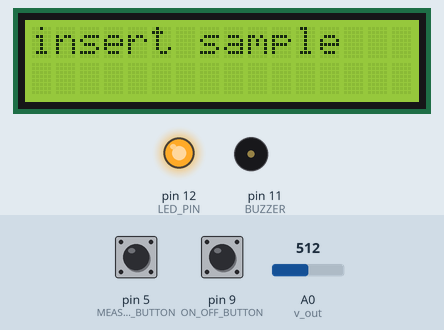
The sketch below on a simulated Arduino Uno, built with avr-gcc and run on an emulated ATmega328P. On the bench: 16×2 character LCD, output pins drawn as LEDs (lit = HIGH), buzzer (waves = sounding). Inputs (shaded band) come from the test bench; at power-on: pin 9 (ON_OFF_BUTTON) HIGH, pin 5 (MEASURE_BUTTON) LOW, A0 (v_out) = 512. What the sketch prints to the serial monitor is not drawn.

Above: at 1.2 s.
1.3 s: pin 9 (ON_OFF_BUTTON) pulled LOW for 0.15 s
At 1.57 s:
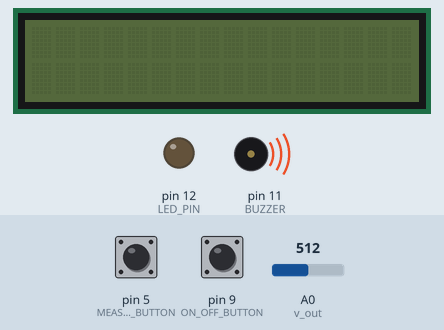
3.4 s: pin 5 (MEASURE_BUTTON) pulled HIGH for 0.15 s
At 4.3 s:
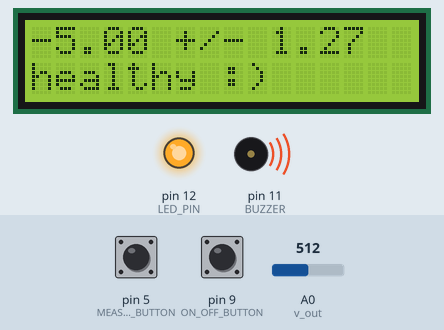
At 11.5 s:
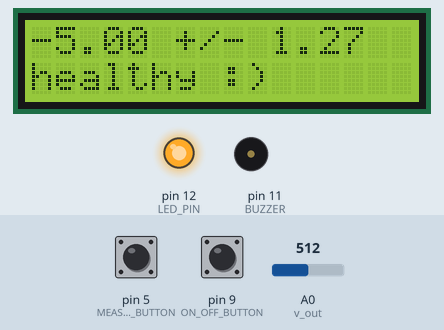
Timing chart, 0 to 12.5 s (numbered marks = the images above; inputs shaded):
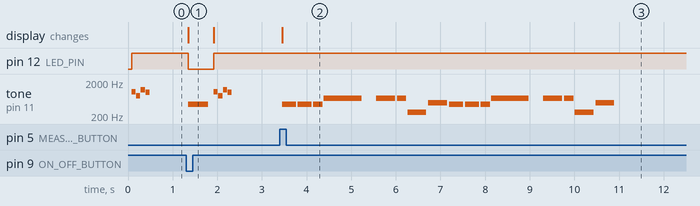

The sketch:

spec_FINAL.ino
```cpp
#include <Adafruit_LiquidCrystal.h>
Adafruit_LiquidCrystal lcd(0);

// constants
const int v_out = A0; // photoresistor pin
#define ON_OFF_BUTTON 9
#define MEASURE_BUTTON 5
#define LED_PIN 12
#define BUZZER 11
const int r_1 = 977; // ~1 kOhm resistor
const float v_in = 5.0; // Vin

// calibration values
double b_1 = -12.759523; // slope
double b_0 = -0.0122514; // y-intercept

// measurement values
double r2_blank = 4241; // to be hardcoded
double conc, s_ca, interval;

// regression metrics
double s_r = 0.01909888; // standard error
const int m = 100; // number of measurements to take
double measurements[m];
int n = 4; // number of values in regression
double s_std = -0.2036443; // average of regression absorbance data
double s_cstd = 0.01290994; // stdev of calibration concentrations

// states
bool isOn = false; // LCD starts off
bool lastSwitchState = HIGH;
// bool isFirstSample = false;

// measurement button states
int ss; // turns on once the button is pressed
int pss = 0; // previous switch state

unsigned long lastDebounceTime = 0;
const unsigned long debounceDelay = 50;

int onOffread = 0;
int measureRead = 0;


// tunes

#define NOTE_B0  31
#define NOTE_C1  33
#define NOTE_CS1 35
#define NOTE_D1  37
#define NOTE_DS1 39
#define NOTE_E1  41
#define NOTE_F1  44
#define NOTE_FS1 46
#define NOTE_G1  49
#define NOTE_GS1 52
#define NOTE_A1  55
#define NOTE_AS1 58
#define NOTE_B1  62
#define NOTE_C2  65
#define NOTE_CS2 69
#define NOTE_D2  73
#define NOTE_DS2 78
#define NOTE_E2  82
#define NOTE_F2  87
#define NOTE_FS2 93
#define NOTE_G2  98
#define NOTE_GS2 104
#define NOTE_A2  110
#define NOTE_AS2 117
#define NOTE_B2  123
#define NOTE_C3  131
#define NOTE_CS3 139
#define NOTE_D3  147
#define NOTE_DS3 156
#define NOTE_E3  165
#define NOTE_F3  175
#define NOTE_FS3 185
#define NOTE_G3  196
#define NOTE_GS3 208
#define NOTE_A3  220
#define NOTE_AS3 233
#define NOTE_B3  247
#define NOTE_C4  262
#define NOTE_CS4 277
#define NOTE_D4  294
#define NOTE_DS4 311
#define NOTE_E4  330
#define NOTE_F4  349
#define NOTE_FS4 370
#define NOTE_G4  392
#define NOTE_GS4 415
#define NOTE_A4  440
#define NOTE_AS4 466
#define NOTE_B4  494
#define NOTE_C5  523
#define NOTE_CS5 554
#define NOTE_D5  587
#define NOTE_DS5 622
#define NOTE_E5  659
#define NOTE_F5  698
#define NOTE_FS5 740
#define NOTE_G5  784
#define NOTE_GS5 831
#define NOTE_A5  880
#define NOTE_AS5 932
#define NOTE_B5  988
#define NOTE_C6  1047
#define NOTE_CS6 1109
#define NOTE_D6  1175
#define NOTE_DS6 1245
#define NOTE_E6  1319
#define NOTE_F6  1397
#define NOTE_FS6 1480
#define NOTE_G6  1568
#define NOTE_GS6 1661
#define NOTE_A6  1760
#define NOTE_AS6 1865
#define NOTE_B6  1976
#define NOTE_C7  2093
#define NOTE_CS7 2217
#define NOTE_D7  2349
#define NOTE_DS7 2489
#define NOTE_E7  2637
#define NOTE_F7  2794
#define NOTE_FS7 2960
#define NOTE_G7  3136
#define NOTE_GS7 3322
#define NOTE_A7  3520
#define NOTE_AS7 3729
#define NOTE_B7  3951
#define NOTE_C8  4186
#define NOTE_CS8 4435
#define NOTE_D8  4699
#define NOTE_DS8 4978
#define REST      0

int onMelody[] = {
  NOTE_C6, 16, NOTE_G5, 16, NOTE_D6, 16, NOTE_B5, 16

};

int notesOn = sizeof(onMelody) / sizeof(onMelody[0]) / 2;
int tempoOn = 144;

int offMelody[] = {
  NOTE_A4,4

};

int notesOff = sizeof(offMelody) / sizeof(offMelody[0]) / 2;
int tempoOff = 120;

int healthyMelody[] = {
  // Max Verstappen theme song
  NOTE_A4,-8, NOTE_A4,-8, NOTE_A4,8, NOTE_E5,2,
  REST,8, NOTE_E5,4, NOTE_E5,8, NOTE_C4,4, NOTE_B4,4,
  NOTE_A4,-8, NOTE_A4,-8, NOTE_A4,8, NOTE_E5,2,
  REST,8, NOTE_E5,4, NOTE_E5,8, NOTE_C4,4, NOTE_B4,4

};

int notesHealthy = sizeof(healthyMelody) / sizeof(healthyMelody[0]) / 2;
int tempoHealthy = 128;

int diseaseMelody[] = {
  NOTE_A5,4, NOTE_C4,4, NOTE_E4,4
};

int notesDisease = sizeof(diseaseMelody) / sizeof(diseaseMelody[0]) / 2;
int tempoDisease = 120;

void setup() {
  Serial.begin(9600);

  // pin modes
  pinMode(ON_OFF_BUTTON, INPUT_PULLUP);
  pinMode(MEASURE_BUTTON, INPUT);
  pinMode(LED_PIN, OUTPUT);
  pinMode(BUZZER, OUTPUT);

  // LCD
  lcd.begin(16,2);
  lcd.setBacklight(HIGH);
}

void loop() {
  ss = digitalRead(MEASURE_BUTTON);
  int reading = digitalRead(ON_OFF_BUTTON);

  if (reading != lastSwitchState) {
    lastDebounceTime = millis(); // reset the debounce timer
  }

  if ((millis() - lastDebounceTime) > debounceDelay) {
    // Only toggle if state actually changed
    if (reading != isOn) {
      isOn = reading;

      if (isOn == HIGH) {
        // Switch turned ON
        lcd.setBacklight(HIGH);
        lcd.display();
        lcd.clear();
        lcd.setCursor(0, 0);
        lcd.print("insert sample");
//        isFirstSample = true;
        digitalWrite(LED_PIN, HIGH);
        Serial.println("Switch turned ON");
        playMelody(onMelody, notesOn, tempoOn);
      } else {
        // Switch turned OFF
        lcd.setBacklight(LOW);
        lcd.noDisplay();
        digitalWrite(LED_PIN, LOW);
        Serial.println("Switch turned OFF");
        playMelody(offMelody, notesOff, tempoOff);
      }
    }
  }
  lastSwitchState = reading;

  // measure a sample
  if (ss == 1 && pss == 0) { // button pressed and was prev not pressed
    // populate measurement array with 3 photoresistor output

    lcd.clear();
    lcd.setCursor(0,0);
    lcd.print("reading...");

    for (int i = 0; i <= m; i++) {
      measurements[i] = analogRead(v_out);
    }

    // calculate the average of the photoresistor readings as output
    double sum = 0.0;
    for (int i = 0; i <= m; i++) { // calculate the sum
      sum += measurements[i];
    }
    double output = (sum / m) * 0.0049; // calculate v_out

    // calculations
//    double output = analogRead(v_out) * 0.0049;
    double absorbance = log10(r2_blank) - log10((r_1) * (output / (v_in - output)));
    conc = (absorbance - b_0) / b_1;
    s_ca = (s_r / b_1) * pow(((1/m) + (1/n) + (pow((absorbance-s_std),2) / (b_1*b_1*s_cstd*s_cstd*(n-1)))), 0.5);
    interval = abs(2.920 * s_ca);
    double lower_bound = conc - interval;
    double upper_bound = conc + interval;

    // display result
    lcd.clear();
    lcd.setCursor(0,0);
    lcd.print(String(conc * 100) + " +/- " + String(interval * 100));
    lcd.setCursor(0,1);

    if (conc >= 0.01 && lower_bound >= 0.01) {
      lcd.print("DISEASE!");
      lcd.setCursor(9,1);
      lcd.print(absorbance);
      lcd.setCursor(0,1);
      playMelody(diseaseMelody, notesDisease, tempoDisease);
    } else if ((conc >= 0.01 && lower_bound <= 0.01) || (conc <= 0.01 && upper_bound >= 0.01)) {
      lcd.print("UNCERTAIN!");
    } else if (conc <= 0.01 && upper_bound <= 0.01) {
      lcd.print("healthy :)");
      playMelody(healthyMelody, notesHealthy, tempoHealthy);
    }
    Serial.println("sample");

  Serial.println("v_out: " + String(output));
  Serial.println("absorbance: " + String(absorbance));
  Serial.println("conc: " + String(conc));
  delay(5000); // show the result for 5 seconds
  }
  pss = ss;

}

void playMelody(const int* melody, int length, int tempo) {
  // iterates over the notes of the melody
  // array length is 2 * notes since has durations as well
  int divider = 0, noteDuration = 0;
  int wholenote = (60000 * 4) / tempo;

  for (int i = 0; i < length * 2; i += 2) {

    // duration of each note
    divider = melody[i + 1];

    if (divider > 0) {
      // regular note, just proceed
      noteDuration = wholenote / divider;
    } else if (divider < 0) {
      // dotted notes are represented with negative durations
      noteDuration = (wholenote / abs(divider)) * 1.5;
    }

    // play the note for 90% of its length, 10% is a pause
    int note = melody[i];
    if (note != REST) {
      tone(BUZZER, note, noteDuration * 0.9);
    }
    delay(noteDuration);
    noTone(BUZZER);
  }
}
```

Measured:
- after the input at 1.3 s, pin 12 (LED_PIN): HIGH → LOW after 0.05 s, → HIGH 0.57 s later; tone on pin 11 (BUZZER): plays 440 Hz for 0.45 s, 1047 Hz for 0.09 s, 784 Hz for 0.09 s, 1175 Hz for 0.09 s, 988 Hz for 0.09 s, starting after 0.05 s; the display: changes after 0.05 s (image 1)
- after the input at 3.4 s, tone on pin 11 (BUZZER): plays 440 Hz for 0.32 s, 440 Hz for 0.32 s, 440 Hz for 0.21 s, 659 Hz for 0.84 s, 659 Hz for 0.42 s, 659 Hz for 0.21 s … (16 notes in this stretch), starting after 0.05 s; the display: changes after 0.05 s (image 2)
- by itself, tone on pin 11 (BUZZER): plays 1047 Hz for 0.09 s, 784 Hz for 0.09 s, 1175 Hz for 0.09 s, 988 Hz for 0.09 s
